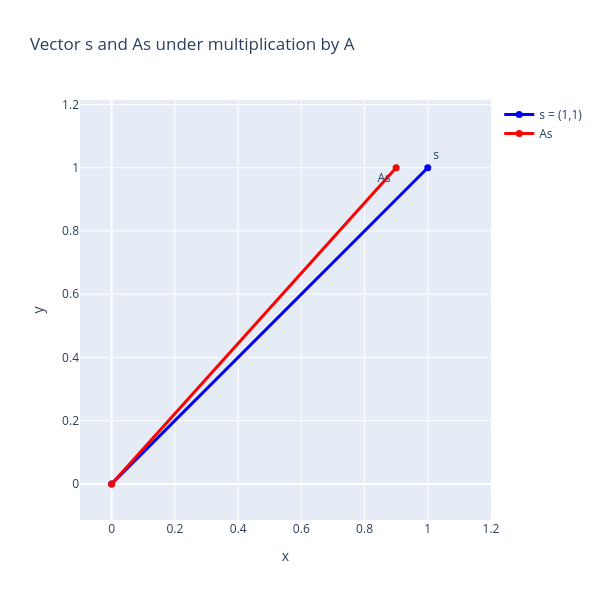

The notebook cell saved with this chart:
### Markdown cell above
From the last equation and the simulation we can see that just as in the univariate case the stability of the system depends on the magnitude of the diagonal elements of the matrix $\mathbf{\Lambda}$. If these are 
between 0 and 1 in absolute value, the system will return to equilibrium after a shock in its initial conditions. Otherwise, it will show explosive behavior. So the key to studying
the stability is in the diagonal elements of the matrix $\mathbf{\Lambda}$. But how did we find these exactly? Here we need a little bit of linear algebra. It turns out that the diagonal elements of $\mathbf{\Lambda}$ are the eigenvalues of the matrix $\mathbf{A}$. But what are the eigenvalues?

Let's look at what a square matrix actually does when we multiply a vector by it.

Let's take the matrix from our example:

$$
\mathbf{A} = \begin{pmatrix}
0.5 & 0.4 \\
1 & 0
\end{pmatrix}
$$

and some vector $\mathbf{s}$:

$$
\mathbf{s} = \begin{pmatrix}
1 \\
1
\end{pmatrix}
$$

The result of the multiplication is a new vector of the same dimension as the original vector. This means that the matrix multiplication is mapping vector in $\mathbb{R}^2$ to $\mathbb{R}^2$, i.e. it keeps the dimensionality of the vector intact.

### Code cell
#| label: fig-matrix-times-vector
#| fig-cap: "Multiplying matrix and a vector"

# Plot s = (1, 1) and As

import plotly.graph_objects as go
import numpy as np

# Define matrix A and vector s
A = np.array([[0.5, 0.4],
              [1.0, 0.0]])
s = np.array([1, 1])
As = A @ s

# Prepare origin and endpoint coordinates for the vectors
origin = np.array([0, 0])
vectors = np.stack([s, As], axis=0)

fig = go.Figure()

# Plot vector s
fig.add_trace(go.Scatter(x=[origin[0], s[0]],
                         y=[origin[1], s[1]],
                         mode='lines+markers+text',
                         marker=dict(size=7),
                         line=dict(width=3, color='blue'),
                         text=['', 's'],
                         textposition='top right',
                         name='s = (1,1)'))

# Plot vector As
fig.add_trace(go.Scatter(x=[origin[0], As[0]],
                         y=[origin[1], As[1]],
                         mode='lines+markers+text',
                         marker=dict(size=7),
                         line=dict(width=3, color='red'),
                         text=['', 'As'],
                         textposition='bottom left',
                         name='As'))

# Add grid and set axis aspect ratio to 1
fig.update_layout(
    title="Vector s and As under multiplication by A",
    xaxis=dict(title="x", zeroline=True, range=[-0.1, max(1, As[0]) + 0.2], dtick=0.2),
    yaxis=dict(title="y", zeroline=True, range=[-0.1, max(1, As[1]) + 0.2], dtick=0.2),
    showlegend=True,
    width=600, height=600
)
fig.update_yaxes(scaleanchor="x", scaleratio=1)
fig.show()

### Figure 1 — Plotly figure (JSON) as saved in the notebook; plotly's stock layout.template omitted (floating-point values rounded to 4 significant figures)
{"data": [{"line": {"color": "blue", "width": 3}, "marker": {"size": 7}, "mode": "lines+markers+text", "name": "s = (1,1)", "text": ["", "s"], "textposition": "top right", "type": "scatter", "x": [0, 1], "y": [0, 1]}, {"line": {"color": "red", "width": 3}, "marker": {"size": 7}, "mode": "lines+markers+text", "name": "As", "text": ["", "As"], "textposition": "bottom left", "type": "scatter", "x": [0, 0.9], "y": [0, 1]}], "layout": {"height": 600, "showlegend": true, "title": {"text": "Vector s and As under multiplication by A"}, "width": 600, "xaxis": {"dtick": 0.2, "range": [-0.1, 1.2], "title": {"text": "x"}, "zeroline": true}, "yaxis": {"dtick": 0.2, "range": [-0.1, 1.2], "scaleanchor": "x", "scaleratio": 1, "title": {"text": "y"}, "zeroline": true}}}
